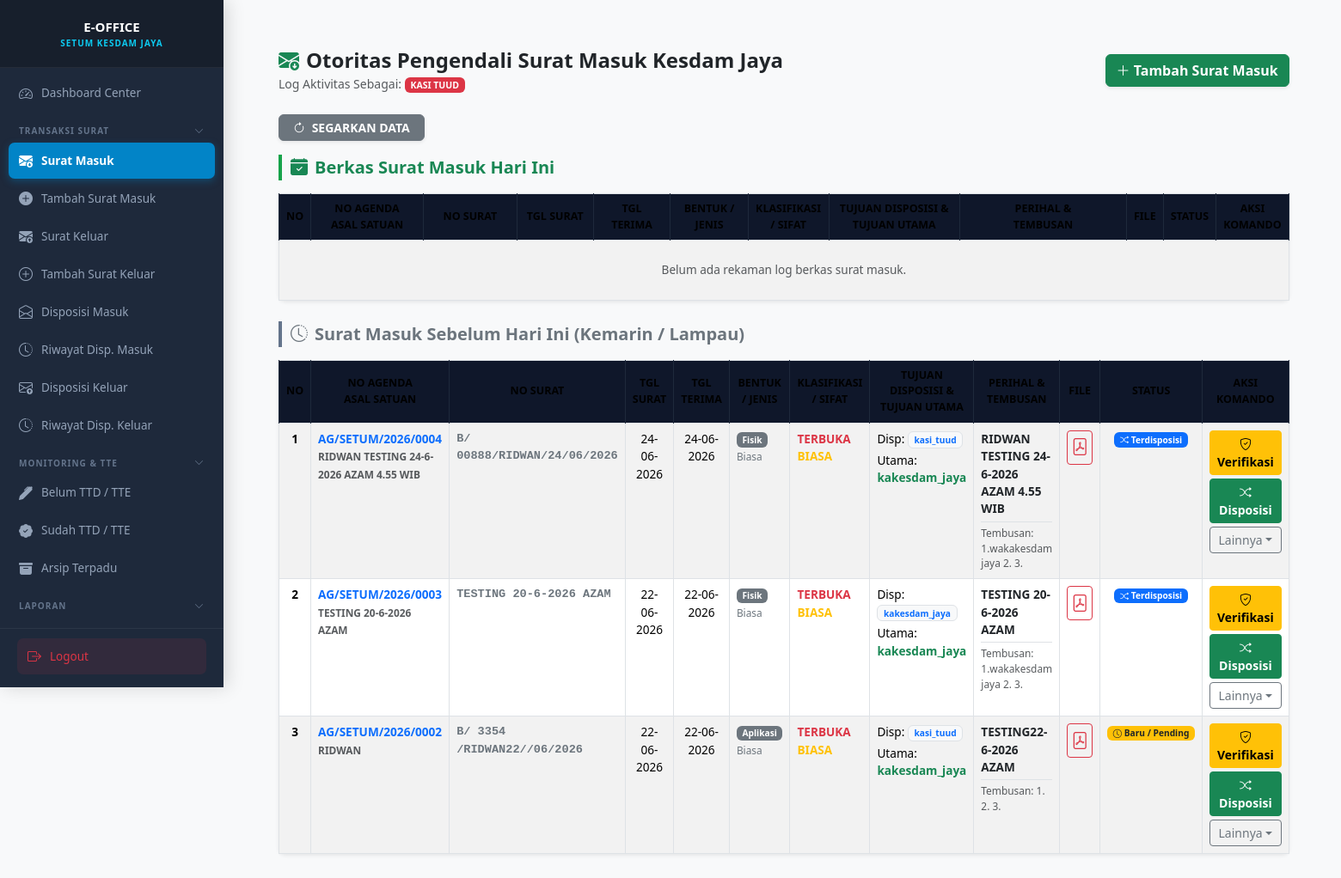
The page /transaksi/kelola_surat_masuk.php (signed in) on the database its author committed.
### tables this page shows
CREATE TABLE `surat_masuk` (
  `id_surat` int NOT NULL AUTO_INCREMENT,
  `created_by` int NOT NULL,
  `kode` varchar(50) DEFAULT NULL,
  `no_agenda` varchar(100) DEFAULT NULL,
  `asal_surat` varchar(150) NOT NULL,
  `tanggal_input` date DEFAULT NULL,
  `nama_pengirim` varchar(100) DEFAULT NULL,
  `jabatan_pengirim` varchar(100) DEFAULT NULL,
  `no_hp_pengirim` varchar(20) DEFAULT NULL,
  `no_surat` varchar(100) NOT NULL,
  `tanggal_surat` date NOT NULL,
  `tanggal_kirim` date DEFAULT NULL,
  `bentuk_surat` enum('Aplikasi','Email','Whatsapp','Telegram','Fisik') NOT NULL,
  `klasifikasi_surat` varchar(50) NOT NULL,
  `sifat_surat` varchar(50) NOT NULL,
  `kepada` varchar(255) DEFAULT NULL,
  `status_baca` varchar(20) NOT NULL DEFAULT 'belum',
  `tembusan` text,
  `perihal` text NOT NULL,
  `status_dokumen` enum('Asli','Tembusan') NOT NULL,
  `file_surat` varchar(255) NOT NULL,
  `keterangan` text,
  `status_proses` varchar(50) NOT NULL DEFAULT 'Baru',
  `status_ttd` varchar(50) DEFAULT 'Belum TTD',
  `tujuan_pimpinan` enum('kakesdam','wakakesdam') DEFAULT NULL,
  `tembusan_pimpinan` text,
  `catatan_spri` text,
  `ttd_spri_image` text,
  `notif_pimpinan_status` int DEFAULT '0',
  `notif_spri_status` int DEFAULT '0',
  `tujuan_disposisi` varchar(100) DEFAULT NULL,
  `tujuan_utama` varchar(100) DEFAULT NULL,
  `catatan_disposisi` text,
  `tanggal_disposisi` datetime DEFAULT NULL,
  `tanggal_diterima` datetime DEFAULT CURRENT_TIMESTAMP,
  `tahap_disposisi` int DEFAULT '1',
  `jenis_surat` varchar(100) DEFAULT NULL,
  `sumber_surat` enum('Internal','Ruangan','Jajaran','Satuan Lain','Setum') NOT NULL,
  `role_pengirim` varchar(20) DEFAULT 'internal',
  `verified_by` varchar(100) DEFAULT NULL,
  `tanggal_verifikasi` datetime DEFAULT NULL,
  `created_at` timestamp NOT NULL DEFAULT CURRENT_TIMESTAMP,
  `surat_ttd` varchar(255) DEFAULT NULL,
  `tanggal_ttd` datetime DEFAULT NULL,
  `ditandatangani_oleh` int DEFAULT NULL,
  `ttd_kakesdam` varchar(255) DEFAULT NULL,
  `ttd_wakakesdam` varchar(255) DEFAULT NULL,
  `kode_verifikasi` varchar(50) DEFAULT NULL,
  `file_surat_ttd` varchar(255) DEFAULT NULL,
  `ttd_oleh` varchar(100) DEFAULT NULL,
  `tgl_ttd` datetime DEFAULT NULL,
  `hidden_wakakesdam` tinyint(1) DEFAULT '0',
  `hidden_kakesdam_jaya` tinyint(1) NOT NULL DEFAULT '0',
  `hidden_wakakesdam_jaya` tinyint(1) NOT NULL DEFAULT '0',
  `hidden_spri_pimpinan` tinyint(1) DEFAULT '0',
  `current_role` varchar(100) DEFAULT NULL,
  `last_sender` varchar(100) DEFAULT NULL,
  `status_verifikasi` varchar(20) DEFAULT 'belum',
  `diverifikasi_oleh` varchar(150) DEFAULT NULL,
  `hidden_setum` tinyint(1) DEFAULT '1',
  `posisi_terakhir` varchar(100) DEFAULT NULL,
  PRIMARY KEY (`id_surat`),
  KEY `idx_status_proses` (`status_proses`),
  KEY `status_proses` (`status_proses`),
  KEY `tanggal_diterima` (`tanggal_diterima`),
  KEY `idx_tanggal` (`tanggal_diterima`),
  KEY `idx_status` (`status_proses`)
);

### config/hak_akses.php (called while the page is built, shortened)
<?php
$user_email = $_SESSION['id_user'] ?? '';
switch ($user_email) {
    case 'setum@gmail.com':
    case 'admin@gmail.com':
    case 'kasituud2026@gmail.com':
        $user_role = 'staff_inti';
        break;
}

### transaksi/kelola_surat_masuk.php (the view, shortened to what this page needs)
<?php
require_once "../config/koneksi.php";
require_once "../config/hak_akses.php";
$nama_user    = $_SESSION['nama_user'] ?? ($_SESSION['nama'] ?? 'Personel Ruangan');
$tipe_akses   = $_SESSION['tipe_akses'] ?? '';
$ruanganMap = [
    1  => 'Pers Tuud', 2  => 'Seksi Was', 3  => 'Seksi Dukkes',
    4  => 'Seksi Kesprev', 5  => 'Seksi Renproggar', 6  => 'Seksi Minlogkes',
    7  => 'Seksi Matkes', 8  => 'Seksi Yankes', 9  => 'Gudang Kesrah',
    10 => 'SMK Kesdam Jaya', 11 => 'Dandenkeslap', 12 => 'Ka Primkop',
    13 => 'Paku Kesdam', 14 => 'Kaur Infokes', 15 => 'Kaur Log',
    16 => 'Juyar', 17 => 'Persit', 18 => 'Kaurpam', 19 => 'Kaurdal',
    20 => 'Korpri', 21 => 'Kaur Pers', 22 => 'Kasi tuud'
];
$filter = $_GET['filter'] ?? '';
$additional_query = "";
$sqlHariIni = "SELECT sm.*, u.nama AS nama_pembuat
               FROM surat_masuk sm
               LEFT JOIN disposisi_surat ds ON sm.id_surat = ds.id_surat
               LEFT JOIN users u ON sm.created_by = u.id
               WHERE DATE(sm.tanggal_input) = CURDATE() $additional_query
               GROUP BY sm.id_surat
               ORDER BY sm.id_surat DESC";
$resHariIni = mysqli_query($conn, $sqlHariIni);
$sqlSebelumnya = "SELECT sm.*, u.nama AS nama_pembuat
                  FROM surat_masuk sm
                  LEFT JOIN disposisi_surat ds ON sm.id_surat = ds.id_surat
                  LEFT JOIN users u ON sm.created_by = u.id
                  WHERE DATE(sm.tanggal_input) < CURDATE() $additional_query
                  GROUP BY sm.id_surat
                  ORDER BY sm.id_surat DESC";
$resSebelumnya = mysqli_query($conn, $sqlSebelumnya);
function renderBadgeAlurMasuk($status) {
    $status_clean = trim(strtolower($status ?? ''));
    switch ($status_clean) {
        case 'baru':
        case 'pending': return "<span class='badge bg-warning text-dark'><i class='bi bi-clock'></i> Baru / Pending</span>";
        case 'proses disposisi':
        case 'disposisi selesai': return "<span class='badge bg-primary text-white'><i class='bi bi-shuffle'></i> Terdisposisi</span>";
    }
}
?>
<!DOCTYPE html>
<html lang="id">
<head>
    <link href="https://cdn.jsdelivr.net/npm/bootstrap@5.3.0/dist/css/bootstrap.min.css" rel="stylesheet">
    <link rel="stylesheet" href="https://cdn.jsdelivr.net/npm/bootstrap-icons@1.10.5/font/bootstrap-icons.css">
    <link rel="stylesheet" href="https://cdnjs.cloudflare.com/ajax/libs/font-awesome/6.4.0/css/all.min.css">
</head>
<body class="bg-light text-dark">
<div class="d-flex" style="min-height: 100vh;">
<?php
if ($user_role === 'ruangan' || $tipe_akses === 'ruangan') {
    require_once '../ruangan/sidebar.php';
} else {
    require_once '../dashboard/sidebar_admin.php';
}
?>
    <div class="p-4 flex-grow-1" style="overflow-x: hidden;">
        <div class="container-fluid">
            <div class="d-flex justify-content-between align-items-center mb-4">
                <div>
                    <h4 class="fw-bold text-dark mb-0"><i class="bi bi-envelope-arrow-down-fill text-success me-2"></i>Otoritas Pengendali Surat Masuk Kesdam Jaya</h4>
                    <small class="text-muted">Log Aktivitas Sebagai: <span class="badge bg-danger text-uppercase"><?= htmlspecialchars($nama_user) ?></span></small>
                </div>
                <div>
                    <?php if (in_array($user_role, ['superadmin', 'staff_inti'])): ?>
                        <a href="../surat_masuk/tambah_surat_masuk.php" class="btn btn-success fw-bold shadow-sm"><i class="bi bi-plus-lg"></i> Tambah Surat Masuk</a>
                    <?php endif; ?>
                </div>
            </div>
            <div class="d-flex justify-content-start mb-3">
                <a href="?filter=<?= htmlspecialchars($filter) ?>" class="btn btn-sm btn-secondary text-white fw-bold shadow-sm rounded px-3">
                    <i class="bi bi-arrow-clockwise me-1"></i> SEGARKAN DATA
                </a>
            </div>
            <div class="section-divider text-success fs-5 mt-2">
                <i class="bi bi-calendar-check-fill me-2"></i>Berkas Surat Masuk Hari Ini
            </div>
            <?php displayTableSuratMasuk($resHariIni, $user_role, $tipe_akses, $ruanganMap); ?>
            <div class="section-divider-old text-secondary fs-5 mt-4">
                <i class="bi bi-clock-history me-2"></i>Surat Masuk Sebelum Hari Ini (Kemarin / Lampau)
            </div>
            <?php displayTableSuratMasuk($resSebelumnya, $user_role, $tipe_akses, $ruanganMap); ?>
        </div>
    </div>
</div>
<?php
function displayTableSuratMasuk($result, $user_role, $tipe_akses, $ruanganMap) {
?>
<div class="card shadow-sm border-0 rounded-3 mb-4">
    <div class="card-body p-0 table-responsive">
        <table class="table table-bordered table-hover table-striped align-top mb-0">
            <thead>
                <tr>
                    <th style="width: 1%;">No</th>
                    <th style="width: 12%;">No Agenda<br>Asal Satuan</th>
                    <th style="width: 10%;">No Surat</th>
                    <th style="width: 8%;">Tgl Surat</th>
                    <th style="width: 8%;">Tgl Terima</th>
                    <th style="width: 8%;">Bentuk / Jenis</th>
                    <th style="width: 8%;">Klasifikasi / Sifat</th>
                    <th style="width: 14%;">Tujuan Disposisi &<br>Tujuan Utama</th>
                    <th style="width: 18%;">Perihal &<br>Tembusan</th>
                    <th style="width: 3%;">File</th>
                    <th style="width: 5%;">Status</th>
                    <th style="width: 10%;">Aksi Komando</th>
                </tr>
            </thead>
            <tbody>
            <?php
            $no = 1;
            if (mysqli_num_rows($result) > 0):
                while ($row = mysqli_fetch_assoc($result)):
                    $asal_ruangan = !empty($row['asal_surat']) ? $row['asal_surat'] : ($ruanganMap[$row['created_by']] ?? 'Internal Kesdam');
            ?>
                <tr>
                    <td class="text-center fw-bold"><?= $no++ ?></td>
                    <td>
                        <span class="fw-bold text-primary"><?= htmlspecialchars($row['no_agenda'] ?? '-') ?></span><br>
                        <small class="text-muted fw-bold text-uppercase"><?= htmlspecialchars($asal_ruangan) ?></small>
                    </td>
                    <td class="font-monospace text-xs fw-bold text-secondary"><?= htmlspecialchars($row['no_surat'] ?? 'Belum Diisi Setum') ?></td>
                    <td class="text-center"><?= !empty($row['tanggal_surat']) ? date('d-m-Y', strtotime($row['tanggal_surat'])) : '-' ?></td>
                    <td class="text-center"><?= !empty($row['tanggal_diterima']) ? date('d-m-Y', strtotime($row['tanggal_diterima'])) : '-' ?></td>
                    <td>
                        <span class="badge bg-secondary text-xs"><?= htmlspecialchars($row['bentuk_surat'] ?? 'Fisik') ?></span><br>
                        <small class="text-xs text-secondary"><?= htmlspecialchars($row['jenis_surat'] ?? '-') ?></small>
                    </td>
                    <td>
                        <span class="text-danger fw-bold text-xs d-block text-uppercase"><?= htmlspecialchars($row['klasifikasi_surat'] ?? 'Biasa') ?></span>
                        <span class="text-warning fw-bold text-xs d-block text-uppercase"><?= htmlspecialchars($row['sifat_surat'] ?? 'Biasa') ?></span>
                    </td>
                    <td>
                        <div class="mb-1 text-xs">Disp: <span class="badge bg-light text-primary border"><?= htmlspecialchars($row['tujuan_disposisi'] ?? '-') ?></span></div>
                        <div class="text-xs">Utama: <span class="fw-bold text-success"><?= htmlspecialchars($row['tujuan_utama'] ?? '-') ?></span></div>
                    </td>
                    <td>
                        <p class="mb-1 fw-bold text-dark text-wrap"><?= htmlspecialchars($row['perihal'] ?? '-') ?></p>
                        <small class="text-muted d-block border-top pt-1 text-xs">Tembusan: <?= htmlspecialchars($row['tembusan'] ?? '-') ?></small>
                    </td>
                    <td class="text-center">
                        <?php if (!empty($row['file_surat'])) : ?>
                            <a href="../uploads/<?= urlencode($row['file_surat']) ?>" target="_blank" class="btn btn-sm btn-outline-danger p-1"><i class="bi bi-file-pdf fs-5"></i></a>
                        <?php else: ?>
                            <span class="text-muted">-</span>
                        <?php endif; ?>
                    </td>
                    <td class="text-center"><?= renderBadgeAlurMasuk($row['status_proses'] ?? 'Baru') ?></td>
                    <td>
                        <div class="d-flex flex-column gap-1">
                            <?php if ($user_role === 'superadmin'): ?>
                                <button type="button" class="btn btn-warning btn-sm fw-bold shadow-sm" data-bs-toggle="modal" data-bs-target="#verifModalMasuk<?= $row['id_surat'] ?>"><i class="bi bi-shield-check"></i> Verifikasi</button>
                                <a href="../disposisi/disposisi_surat_masuk.php?id=<?= $row['id_surat'] ?>" class="btn btn-success btn-sm fw-bold"><i class="bi bi-shuffle"></i> Disposisi</a>
                                <a href="hapus_surat_masuk.php?id=<?= $row['id_surat'] ?>" class="btn btn-danger btn-sm text-xs" onclick="return confirm('Hapus Permanen Berkas Surat Masuk?')"><i class="bi bi-trash"></i> Hapus</a>
                                <div class="dropdown">
                                    <button class="btn btn-outline-secondary btn-sm dropdown-toggle w-100 text-xs" type="button" data-bs-toggle="dropdown" aria-expanded="false">Lainnya</button>
                                    <ul class="dropdown-menu">
                                        <li><a class="dropdown-item text-xs" href="detail_surat_masuk.php?id=<?= $row['id_surat'] ?>"><i class="bi bi-eye"></i> Detail Surat</a></li>
                                        <li><a class="dropdown-item text-xs" href="../disposisi/riwayat_disposisi_surat_masuk.php?id=<?= $row['id_surat'] ?>"><i class="bi bi-clock-history"></i> Riwayat Disposisi</a></li>
                                        <li><button type="button" class="dropdown-item text-xs" data-bs-toggle="modal" data-bs-target="#editModal<?= $row['id_surat'] ?>"><i class="bi bi-pencil"></i> Edit Data Surat</button></li>
                                    </ul>
                                </div>
                            <?php elseif ($user_role === 'staff_inti'): ?>
                                <button type="button" class="btn btn-warning btn-sm fw-bold" data-bs-toggle="modal" data-bs-target="#verifModalMasuk<?= $row['id_surat'] ?>"><i class="bi bi-shield-check"></i> Verifikasi</button>
                                <a href="../disposisi/disposisi_surat_masuk.php?id=<?= $row['id_surat'] ?>" class="btn btn-success btn-sm fw-bold"><i class="bi bi-shuffle"></i> Disposisi</a>
                                <div class="dropdown">
                                    <button class="btn btn-outline-secondary btn-sm dropdown-toggle w-100 text-xs" type="button" data-bs-toggle="dropdown" aria-expanded="false">Lainnya</button>
                                </div>
                            <?php endif; ?>
                        </div>
                    </td>
                </tr>
            <?php
                endwhile;
            else:
            ?>
                <tr>
                    <td colspan="12" class="text-center py-4 text-muted bg-white">Belum ada rekaman log berkas surat masuk.</td>
                </tr>
            <?php endif; ?>
            </tbody>
        </table>
    </div>
</div>
<?php
}
?>
</body>
</html>

### rows shown on the page
surat_masuk: no_agenda "AG/SETUM/2026/0004", asal_surat "RIDWAN TESTING 24-6-2026 AZAM 4.55 WIB", no_surat "B/ 00888/RIDWAN/24/06/2026", tanggal_surat "24-06-2026", tanggal_diterima "24-06-2026", bentuk_surat "Fisik", jenis_surat "Biasa", klasifikasi_surat "TERBUKA", sifat_surat "BIASA", tujuan_disposisi "kasi_tuud", tujuan_utama "kakesdam_jaya", perihal "RIDWAN TESTING 24-6-2026 AZAM 4.55 WIB", tembusan "1.wakakesdam jaya 2. 3.", status_proses "Proses Disposisi" (drawn)
surat_masuk: no_agenda "AG/SETUM/2026/0003", asal_surat "TESTING 20-6-2026 AZAM", no_surat "TESTING 20-6-2026 AZAM", tanggal_surat "22-06-2026", tanggal_diterima "22-06-2026", bentuk_surat "Fisik", jenis_surat "Biasa", klasifikasi_surat "TERBUKA", sifat_surat "BIASA", tujuan_disposisi "kakesdam_jaya", tujuan_utama "kakesdam_jaya", perihal "TESTING 20-6-2026 AZAM", tembusan "1.wakakesdam jaya 2. 3.", status_proses "Proses Disposisi" (drawn)
surat_masuk: no_agenda "AG/SETUM/2026/0002", asal_surat "RIDWAN", no_surat "B/ 3354 /RIDWAN22//06/2026", tanggal_surat "22-06-2026", tanggal_diterima "22-06-2026", bentuk_surat "Aplikasi", jenis_surat "Biasa", klasifikasi_surat "TERBUKA", sifat_surat "BIASA", tujuan_disposisi "kasi_tuud", tujuan_utama "kakesdam_jaya", perihal "TESTING22-6-2026 AZAM", tembusan "1. 2. 3.", status_proses "Pending" (drawn)

### other values the page prints
$nama_user "KASI TUUD"
